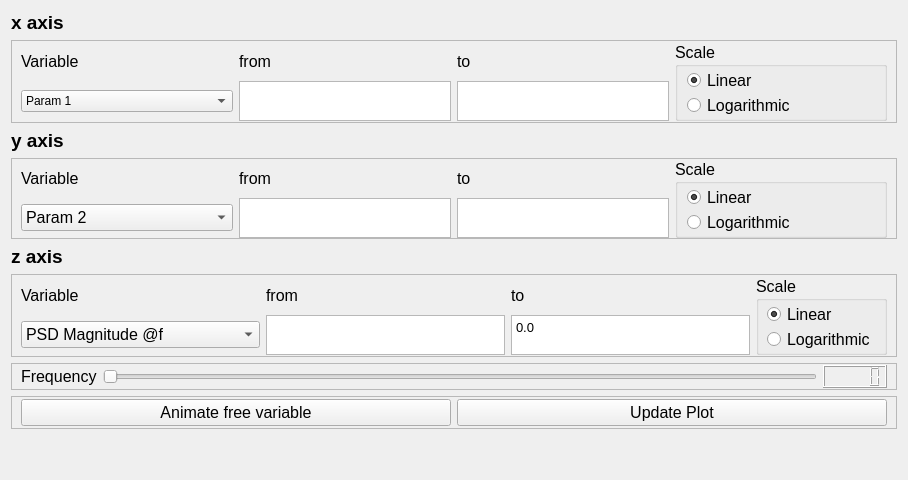
         <widget class="QWidget" name="plot3d_tab">
          <property name="sizePolicy">
           <sizepolicy hsizetype="Expanding" vsizetype="Expanding">
            <horstretch>1</horstretch>
            <verstretch>1</verstretch>
           </sizepolicy>
          </property>
          <attribute name="title">
           <string>3D Plot</string>
          </attribute>
          <attribute name="toolTip">
           <string>Plot a three-dimensional surface of selected results</string>
          </attribute>
          <layout class="QVBoxLayout" name="verticalLayout_5" stretch="1,1,1,1,1,1,1,0,0">
           <item>
            <widget class="QLabel" name="xAxis_l">
             <property name="font">
              <font>
               <pointsize>14</pointsize>
               <bold>true</bold>
               <strikeout>false</strikeout>
               <kerning>true</kerning>
              </font>
             </property>
             <property name="text">
              <string>x axis</string>
             </property>
            </widget>
           </item>
           <item>
            <widget class="QFrame" name="xAxis_f">
             <property name="sizePolicy">
              <sizepolicy hsizetype="Expanding" vsizetype="Maximum">
               <horstretch>1</horstretch>
               <verstretch>0</verstretch>
              </sizepolicy>
             </property>
             <property name="frameShape">
              <enum>QFrame::Shape::StyledPanel</enum>
             </property>
             <property name="frameShadow">
              <enum>QFrame::Shadow::Raised</enum>
             </property>
             <property name="lineWidth">
              <number>5</number>
             </property>
             <layout class="QGridLayout" name="gridLayout_3" rowstretch="1,1" columnstretch="1,1,1,1">
              <property name="sizeConstraint">
               <enum>QLayout::SizeConstraint::SetMaximumSize</enum>
              </property>
              <property name="topMargin">
               <number>1</number>
              </property>
              <property name="bottomMargin">
               <number>1</number>
              </property>
              <property name="verticalSpacing">
               <number>1</number>
              </property>
              <item row="1" column="0">
               <widget class="QComboBox" name="xAxisVar_dd">
                <property name="sizePolicy">
                 <sizepolicy hsizetype="Preferred" vsizetype="Fixed">
                  <horstretch>1</horstretch>
                  <verstretch>1</verstretch>
                 </sizepolicy>
                </property>
                <property name="sizeAdjustPolicy">
                 <enum>QComboBox::SizeAdjustPolicy::AdjustToContents</enum>
                </property>
                <item>
                 <property name="text">
                  <string>Param 1</string>
                 </property>
                </item>
                <item>
                 <property name="text">
                  <string>Param 2</string>
                 </property>
                </item>
                <item>
                 <property name="text">
                  <string>Time</string>
                 </property>
                </item>
                <item>
                 <property name="text">
                  <string>Frequency</string>
                 </property>
                </item>
               </widget>
              </item>
              <item row="1" column="1">
               <widget class="QTextEdit" name="xSliceLower_entry">
                <property name="sizePolicy">
                 <sizepolicy hsizetype="Expanding" vsizetype="Preferred">
                  <horstretch>1</horstretch>
                  <verstretch>1</verstretch>
                 </sizepolicy>
                </property>
                <property name="maximumSize">
                 <size>
                  <width>16777215</width>
                  <height>40</height>
                 </size>
                </property>
                <property name="font">
                 <font>
                  <pointsize>10</pointsize>
                  <strikeout>false</strikeout>
                  <kerning>true</kerning>
                 </font>
                </property>
               </widget>
              </item>
              <item row="1" column="2">
               <widget class="QTextEdit" name="xSliceUpper_entry">
                <property name="sizePolicy">
                 <sizepolicy hsizetype="Expanding" vsizetype="Preferred">
                  <horstretch>1</horstretch>
                  <verstretch>1</verstretch>
                 </sizepolicy>
                </property>
                <property name="maximumSize">
                 <size>
                  <width>16777215</width>
                  <height>40</height>
                 </size>
                </property>
                <property name="font">
                 <font>
                  <pointsize>10</pointsize>
                  <strikeout>false</strikeout>
                  <kerning>true</kerning>
                 </font>
                </property>
                <property name="lineWrapMode">
                 <enum>QTextEdit::LineWrapMode::FixedColumnWidth</enum>
                </property>
                <property name="acceptRichText">
                 <bool>false</bool>
                </property>
               </widget>
              </item>
              <item row="0" column="0">
               <widget class="QLabel" name="xAxisVar_l">
                <property name="sizePolicy">
                 <sizepolicy hsizetype="Preferred" vsizetype="Maximum">
                  <horstretch>0</horstretch>
                  <verstretch>0</verstretch>
                 </sizepolicy>
                </property>
                <property name="maximumSize">
                 <size>
                  <width>16777215</width>
                  <height>40</height>
                 </size>
                </property>
                <property name="font">
                 <font>
                  <pointsize>12</pointsize>
                  <strikeout>false</strikeout>
                  <kerning>true</kerning>
                 </font>
                </property>
                <property name="text">
                 <string>Variable</string>
                </property>
               </widget>
              </item>
              <item row="0" column="2">
               <widget class="QLabel" name="xTo_l">
                <property name="sizePolicy">
                 <sizepolicy hsizetype="Preferred" vsizetype="Maximum">
                  <horstretch>0</horstretch>
                  <verstretch>0</verstretch>
                 </sizepolicy>
                </property>
                <property name="maximumSize">
                 <size>
                  <width>16777215</width>
                  <height>40</height>
                 </size>
                </property>
                <property name="font">
                 <font>
                  <pointsize>12</pointsize>
                  <strikeout>false</strikeout>
                  <kerning>true</kerning>
                 </font>
                </property>
                <property name="text">
                 <string>to</string>
                </property>
               </widget>
              </item>
              <item row="0" column="1">
               <widget class="QLabel" name="xFrom_l">
                <property name="sizePolicy">
                 <sizepolicy hsizetype="Preferred" vsizetype="Maximum">
                  <horstretch>1</horstretch>
                  <verstretch>1</verstretch>
                 </sizepolicy>
                </property>
                <property name="maximumSize">
                 <size>
                  <width>16777215</width>
                  <height>40</height>
                 </size>
                </property>
                <property name="font">
                 <font>
                  <pointsize>12</pointsize>
                  <strikeout>false</strikeout>
                  <kerning>true</kerning>
                 </font>
                </property>
                <property name="text">
                 <string>from</string>
                </property>
               </widget>
              </item>
              <item row="0" column="3" rowspan="2">
               <widget class="QGroupBox" name="xScale_box">
                <property name="maximumSize">
                 <size>
                  <width>16777208</width>
                  <height>16777215</height>
                 </size>
                </property>
                <property name="font">
                 <font>
                  <pointsize>12</pointsize>
                  <strikeout>false</strikeout>
                  <kerning>true</kerning>
                 </font>
                </property>
                <property name="title">
                 <string>Scale</string>
                </property>
                <layout class="QVBoxLayout" name="verticalLayout" stretch="1,1">
                 <property name="spacing">
                  <number>1</number>
                 </property>
                 <property name="topMargin">
                  <number>1</number>
                 </property>
                 <property name="bottomMargin">
                  <number>1</number>
                 </property>
                 <item>
                  <widget class="QRadioButton" name="xLin_button">
                   <property name="maximumSize">
                    <size>
                     <width>16777215</width>
                     <height>24</height>
                    </size>
                   </property>
                   <property name="text">
                    <string>Linear</string>
                   </property>
                   <property name="checked">
                    <bool>true</bool>
                   </property>
                   <attribute name="buttonGroup">
                    <string notr="true">xScale_buttons</string>
                   </attribute>
                  </widget>
                 </item>
                 <item>
                  <widget class="QRadioButton" name="xLog_button">
                   <property name="maximumSize">
                    <size>
                     <width>16777215</width>
                     <height>24</height>
                    </size>
                   </property>
                   <property name="text">
                    <string>Logarithmic</string>
                   </property>
                   <attribute name="buttonGroup">
                    <string notr="true">xScale_buttons</string>
                   </attribute>
                  </widget>
                 </item>
                </layout>
               </widget>
              </item>
             </layout>
            </widget>
           </item>
           <item>
            <widget class="QLabel" name="yAxis_l">
             <property name="sizePolicy">
              <sizepolicy hsizetype="Expanding" vsizetype="Expanding">
               <horstretch>1</horstretch>
               <verstretch>0</verstretch>
              </sizepolicy>
             </property>
             <property name="font">
              <font>
               <pointsize>14</pointsize>
               <bold>true</bold>
               <strikeout>false</strikeout>
               <kerning>true</kerning>
              </font>
             </property>
             <property name="text">
              <string>y axis</string>
             </property>
            </widget>
           </item>
           <item>
            <widget class="QFrame" name="yAxis_f">
             <property name="sizePolicy">
              <sizepolicy hsizetype="Expanding" vsizetype="Expanding">
               <horstretch>1</horstretch>
               <verstretch>5</verstretch>
              </sizepolicy>
             </property>
             <property name="frameShape">
              <enum>QFrame::Shape::StyledPanel</enum>
             </property>
             <property name="frameShadow">
              <enum>QFrame::Shadow::Raised</enum>
             </property>
             <layout class="QGridLayout" name="gridLayout_4" rowstretch="1,0" columnstretch="1,1,1,1">
              <property name="sizeConstraint">
               <enum>QLayout::SizeConstraint::SetMaximumSize</enum>
              </property>
              <property name="topMargin">
               <number>0</number>
              </property>
              <property name="bottomMargin">
               <number>0</number>
              </property>
              <property name="verticalSpacing">
               <number>0</number>
              </property>
              <item row="0" column="0">
               <widget class="QLabel" name="yAxisVar_l">
                <property name="font">
                 <font>
                  <pointsize>12</pointsize>
                  <strikeout>false</strikeout>
                  <kerning>true</kerning>
                 </font>
                </property>
                <property name="text">
                 <string>Variable</string>
                </property>
               </widget>
              </item>
              <item row="0" column="1">
               <widget class="QLabel" name="yFrom_l">
                <property name="font">
                 <font>
                  <pointsize>12</pointsize>
                  <strikeout>false</strikeout>
                  <kerning>true</kerning>
                 </font>
                </property>
                <property name="text">
                 <string>from</string>
                </property>
               </widget>
              </item>
              <item row="1" column="0">
               <widget class="QComboBox" name="yAxisVar_dd">
                <property name="sizePolicy">
                 <sizepolicy hsizetype="Preferred" vsizetype="Maximum">
                  <horstretch>1</horstretch>
                  <verstretch>1</verstretch>
                 </sizepolicy>
                </property>
                <property name="font">
                 <font>
                  <pointsize>12</pointsize>
                  <strikeout>false</strikeout>
                  <kerning>true</kerning>
                 </font>
                </property>
                <item>
                 <property name="text">
                  <string>Param 2</string>
                 </property>
                </item>
                <item>
                 <property name="text">
                  <string>Param 1</string>
                 </property>
                </item>
               </widget>
              </item>
              <item row="1" column="1">
               <widget class="QTextEdit" name="ySliceLower_entry">
                <property name="enabled">
                 <bool>true</bool>
                </property>
                <property name="sizePolicy">
                 <sizepolicy hsizetype="Expanding" vsizetype="Preferred">
                  <horstretch>1</horstretch>
                  <verstretch>1</verstretch>
                 </sizepolicy>
                </property>
                <property name="maximumSize">
                 <size>
                  <width>16777215</width>
                  <height>40</height>
                 </size>
                </property>
                <property name="font">
                 <font>
                  <pointsize>10</pointsize>
                  <strikeout>false</strikeout>
                  <kerning>true</kerning>
                 </font>
                </property>
                <property name="sizeAdjustPolicy">
                 <enum>QAbstractScrollArea::SizeAdjustPolicy::AdjustIgnored</enum>
                </property>
               </widget>
              </item>
              <item row="1" column="2">
               <widget class="QTextEdit" name="ySliceUpper_entry">
                <property name="sizePolicy">
                 <sizepolicy hsizetype="Expanding" vsizetype="Preferred">
                  <horstretch>1</horstretch>
                  <verstretch>1</verstretch>
                 </sizepolicy>
                </property>
                <property name="maximumSize">
                 <size>
                  <width>16777215</width>
                  <height>40</height>
                 </size>
                </property>
                <property name="font">
                 <font>
                  <pointsize>10</pointsize>
                  <strikeout>false</strikeout>
                  <kerning>true</kerning>
                 </font>
                </property>
                <property name="acceptRichText">
                 <bool>false</bool>
                </property>
               </widget>
              </item>
              <item row="0" column="2">
               <widget class="QLabel" name="yTo_l">
                <property name="font">
                 <font>
                  <pointsize>12</pointsize>
                  <strikeout>false</strikeout>
                  <kerning>true</kerning>
                 </font>
                </property>
                <property name="text">
                 <string>to</string>
                </property>
               </widget>
              </item>
              <item row="0" column="3" rowspan="2">
               <widget class="QGroupBox" name="yScale_box">
                <property name="sizePolicy">
                 <sizepolicy hsizetype="Preferred" vsizetype="Preferred">
                  <horstretch>1</horstretch>
                  <verstretch>0</verstretch>
                 </sizepolicy>
                </property>
                <property name="font">
                 <font>
                  <pointsize>12</pointsize>
                  <strikeout>false</strikeout>
                  <kerning>true</kerning>
                 </font>
                </property>
                <property name="title">
                 <string>Scale</string>
                </property>
                <layout class="QVBoxLayout" name="verticalLayout_3" stretch="2,1">
                 <property name="spacing">
                  <number>1</number>
                 </property>
                 <property name="topMargin">
                  <number>1</number>
                 </property>
                 <property name="bottomMargin">
                  <number>1</number>
                 </property>
                 <item>
                  <widget class="QRadioButton" name="yLin_button">
                   <property name="sizePolicy">
                    <sizepolicy hsizetype="Minimum" vsizetype="Fixed">
                     <horstretch>1</horstretch>
                     <verstretch>0</verstretch>
                    </sizepolicy>
                   </property>
                   <property name="maximumSize">
                    <size>
                     <width>16777215</width>
                     <height>24</height>
                    </size>
                   </property>
                   <property name="text">
                    <string>Linear</string>
                   </property>
                   <property name="checked">
                    <bool>true</bool>
                   </property>
                   <attribute name="buttonGroup">
                    <string notr="true">yScale_buttons</string>
                   </attribute>
                  </widget>
                 </item>
                 <item>
                  <widget class="QRadioButton" name="yLog_button">
                   <property name="sizePolicy">
                    <sizepolicy hsizetype="Minimum" vsizetype="Fixed">
                     <horstretch>1</horstretch>
                     <verstretch>0</verstretch>
                    </sizepolicy>
                   </property>
                   <property name="maximumSize">
                    <size>
                     <width>16777215</width>
                     <height>24</height>
                    </size>
                   </property>
                   <property name="text">
                    <string>Logarithmic</string>
                   </property>
                   <attribute name="buttonGroup">
                    <string notr="true">yScale_buttons</string>
                   </attribute>
                  </widget>
                 </item>
                </layout>
               </widget>
              </item>
             </layout>
            </widget>
           </item>
           <item>
            <widget class="QLabel" name="zAxis_l">
             <property name="font">
              <font>
               <pointsize>14</pointsize>
               <bold>true</bold>
               <strikeout>false</strikeout>
               <kerning>true</kerning>
              </font>
             </property>
             <property name="text">
              <string>z axis</string>
             </property>
            </widget>
           </item>
           <item>
            <widget class="QFrame" name="zAxis_f">
             <property name="sizePolicy">
              <sizepolicy hsizetype="Expanding" vsizetype="Expanding">
               <horstretch>1</horstretch>
               <verstretch>0</verstretch>
              </sizepolicy>
             </property>
             <property name="maximumSize">
              <size>
               <width>16777215</width>
               <height>238</height>
              </size>
             </property>
             <property name="font">
              <font>
               <pointsize>12</pointsize>
               <strikeout>false</strikeout>
               <kerning>true</kerning>
              </font>
             </property>
             <property name="frameShape">
              <enum>QFrame::Shape::StyledPanel</enum>
             </property>
             <property name="frameShadow">
              <enum>QFrame::Shadow::Raised</enum>
             </property>
             <layout class="QGridLayout" name="gridLayout_5" rowstretch="1,0" columnstretch="1,0,0,0">
              <property name="topMargin">
               <number>1</number>
              </property>
              <property name="bottomMargin">
               <number>1</number>
              </property>
              <property name="verticalSpacing">
               <number>1</number>
              </property>
              <item row="1" column="2">
               <widget class="QTextEdit" name="zSliceUpper_entry">
                <property name="sizePolicy">
                 <sizepolicy hsizetype="Expanding" vsizetype="Preferred">
                  <horstretch>1</horstretch>
                  <verstretch>1</verstretch>
                 </sizepolicy>
                </property>
                <property name="maximumSize">
                 <size>
                  <width>16777215</width>
                  <height>40</height>
                 </size>
                </property>
                <property name="font">
                 <font>
                  <pointsize>10</pointsize>
                  <strikeout>false</strikeout>
                  <kerning>true</kerning>
                 </font>
                </property>
                <property name="html">
                 <string>&lt;!DOCTYPE HTML PUBLIC &quot;-//W3C//DTD HTML 4.0//EN&quot; &quot;http://www.w3.org/TR/REC-html40/strict.dtd&quot;&gt;
&lt;html&gt;&lt;head&gt;&lt;meta name=&quot;qrichtext&quot; content=&quot;1&quot; /&gt;&lt;meta charset=&quot;utf-8&quot; /&gt;&lt;style type=&quot;text/css&quot;&gt;
p, li { white-space: pre-wrap; }
hr { height: 1px; border-width: 0; }
li.unchecked::marker { content: &quot;\2610&quot;; }
li.checked::marker { content: &quot;\2612&quot;; }
&lt;/style&gt;&lt;/head&gt;&lt;body style=&quot; font-family:'Segoe UI'; font-size:10pt; font-weight:400; font-style:normal;&quot;&gt;
&lt;p style=&quot; margin-top:0px; margin-bottom:0px; margin-left:0px; margin-right:0px; -qt-block-indent:0; text-indent:0px;&quot;&gt;0.0&lt;/p&gt;&lt;/body&gt;&lt;/html&gt;</string>
                </property>
                <property name="acceptRichText">
                 <bool>false</bool>
                </property>
               </widget>
              </item>
              <item row="0" column="1">
               <widget class="QLabel" name="zFrom_l">
                <property name="sizePolicy">
                 <sizepolicy hsizetype="Preferred" vsizetype="Expanding">
                  <horstretch>0</horstretch>
                  <verstretch>1</verstretch>
                 </sizepolicy>
                </property>
                <property name="font">
                 <font>
                  <pointsize>12</pointsize>
                  <strikeout>false</strikeout>
                  <kerning>true</kerning>
                 </font>
                </property>
                <property name="text">
                 <string>from</string>
                </property>
               </widget>
              </item>
              <item row="0" column="2">
               <widget class="QLabel" name="zTo_l">
                <property name="sizePolicy">
                 <sizepolicy hsizetype="Preferred" vsizetype="Preferred">
                  <horstretch>1</horstretch>
                  <verstretch>1</verstretch>
                 </sizepolicy>
                </property>
                <property name="maximumSize">
                 <size>
                  <width>16777215</width>
                  <height>40</height>
                 </size>
                </property>
                <property name="font">
                 <font>
                  <pointsize>12</pointsize>
                  <strikeout>false</strikeout>
                  <kerning>true</kerning>
                 </font>
                </property>
                <property name="text">
                 <string>to</string>
                </property>
               </widget>
              </item>
              <item row="0" column="0">
               <widget class="QLabel" name="zAxisVar_l">
                <property name="font">
                 <font>
                  <pointsize>12</pointsize>
                  <strikeout>false</strikeout>
                  <kerning>true</kerning>
                 </font>
                </property>
                <property name="text">
                 <string>Variable</string>
                </property>
               </widget>
              </item>
              <item row="0" column="3" rowspan="2">
               <widget class="QGroupBox" name="zScale_box">
                <property name="font">
                 <font>
                  <pointsize>12</pointsize>
                  <strikeout>false</strikeout>
                  <kerning>true</kerning>
                 </font>
                </property>
                <property name="title">
                 <string>Scale</string>
                </property>
                <layout class="QVBoxLayout" name="verticalLayout_4" stretch="2,1">
                 <property name="spacing">
                  <number>1</number>
                 </property>
                 <property name="leftMargin">
                  <number>8</number>
                 </property>
                 <property name="topMargin">
                  <number>1</number>
                 </property>
                 <property name="bottomMargin">
                  <number>1</number>
                 </property>
                 <item>
                  <widget class="QRadioButton" name="zLin_button">
                   <property name="maximumSize">
                    <size>
                     <width>16777215</width>
                     <height>24</height>
                    </size>
                   </property>
                   <property name="text">
                    <string>Linear</string>
                   </property>
                   <property name="checked">
                    <bool>true</bool>
                   </property>
                   <attribute name="buttonGroup">
                    <string notr="true">zScale_buttons</string>
                   </attribute>
                  </widget>
                 </item>
                 <item>
                  <widget class="QRadioButton" name="zLog_button">
                   <property name="maximumSize">
                    <size>
                     <width>16777215</width>
                     <height>24</height>
                    </size>
                   </property>
                   <property name="text">
                    <string>Logarithmic</string>
                   </property>
                   <attribute name="buttonGroup">
                    <string notr="true">zScale_buttons</string>
                   </attribute>
                  </widget>
                 </item>
                </layout>
               </widget>
              </item>
              <item row="1" column="0">
               <widget class="QComboBox" name="zAxisVar_dd">
                <property name="sizePolicy">
                 <sizepolicy hsizetype="Preferred" vsizetype="Fixed">
                  <horstretch>1</horstretch>
                  <verstretch>1</verstretch>
                 </sizepolicy>
                </property>
                <item>
                 <property name="text">
                  <string>PSD Magnitude @f</string>
                 </property>
                </item>
                <item>
                 <property name="text">
                  <string>FFT Phase @f</string>
                 </property>
                </item>
                <item>
                 <property name="text">
                  <string>Amplitude (RMS/current)</string>
                 </property>
                </item>
               </widget>
              </item>
              <item row="1" column="1">
               <widget class="QTextEdit" name="zSliceLower_entry">
                <property name="sizePolicy">
                 <sizepolicy hsizetype="Expanding" vsizetype="Preferred">
                  <horstretch>1</horstretch>
                  <verstretch>1</verstretch>
                 </sizepolicy>
                </property>
                <property name="maximumSize">
                 <size>
                  <width>16777215</width>
                  <height>40</height>
                 </size>
                </property>
                <property name="font">
                 <font>
                  <pointsize>10</pointsize>
                  <strikeout>false</strikeout>
                  <kerning>true</kerning>
                 </font>
                </property>
               </widget>
              </item>
             </layout>
            </widget>
           </item>
           <item>
            <widget class="QFrame" name="freqSelect_f">
             <property name="font">
              <font>
               <pointsize>12</pointsize>
               <strikeout>false</strikeout>
               <kerning>true</kerning>
              </font>
             </property>
             <property name="frameShape">
              <enum>QFrame::Shape::StyledPanel</enum>
             </property>
             <property name="frameShadow">
              <enum>QFrame::Shadow::Raised</enum>
             </property>
             <layout class="QHBoxLayout" name="horizontalLayout_2">
              <property name="topMargin">
               <number>1</number>
              </property>
              <property name="bottomMargin">
               <number>1</number>
              </property>
              <item>
               <widget class="QLabel" name="frequency_l">
                <property name="font">
                 <font>
                  <pointsize>12</pointsize>
                  <strikeout>false</strikeout>
                  <kerning>true</kerning>
                 </font>
                </property>
                <property name="text">
                 <string>Frequency</string>
                </property>
               </widget>
              </item>
              <item>
               <widget class="QSlider" name="frequency_slider">
                <property name="orientation">
                 <enum>Qt::Orientation::Horizontal</enum>
                </property>
               </widget>
              </item>
              <item>
               <widget class="QLCDNumber" name="currentFrequency_l"/>
              </item>
             </layout>
            </widget>
           </item>
           <item>
            <widget class="QFrame" name="plotCommands_f">
             <property name="frameShape">
              <enum>QFrame::Shape::StyledPanel</enum>
             </property>
             <property name="frameShadow">
              <enum>QFrame::Shadow::Raised</enum>
             </property>
             <layout class="QHBoxLayout" name="horizontalLayout_3">
              <property name="topMargin">
               <number>2</number>
              </property>
              <property name="bottomMargin">
               <number>2</number>
              </property>
              <item>
               <widget class="QPushButton" name="animatePlot_button">
                <property name="font">
                 <font>
                  <pointsize>12</pointsize>
                  <strikeout>false</strikeout>
                  <kerning>true</kerning>
                 </font>
                </property>
                <property name="text">
                 <string>Animate free variable</string>
                </property>
               </widget>
              </item>
              <item>
               <widget class="QPushButton" name="updatePlot_button">
                <property name="font">
                 <font>
                  <pointsize>12</pointsize>
                  <strikeout>false</strikeout>
                  <kerning>true</kerning>
                 </font>
                </property>
                <property name="text">
                 <string>Update Plot</string>
                </property>
               </widget>
              </item>
             </layout>
            </widget>
           </item>
           <item>
            <spacer name="verticalSpacer_3">
             <property name="orientation">
              <enum>Qt::Orientation::Vertical</enum>
             </property>
             <property name="sizeHint" stdset="0">
              <size>
               <width>20</width>
               <height>40</height>
              </size>
             </property>
            </spacer>
           </item>
          </layout>
         </widget>
